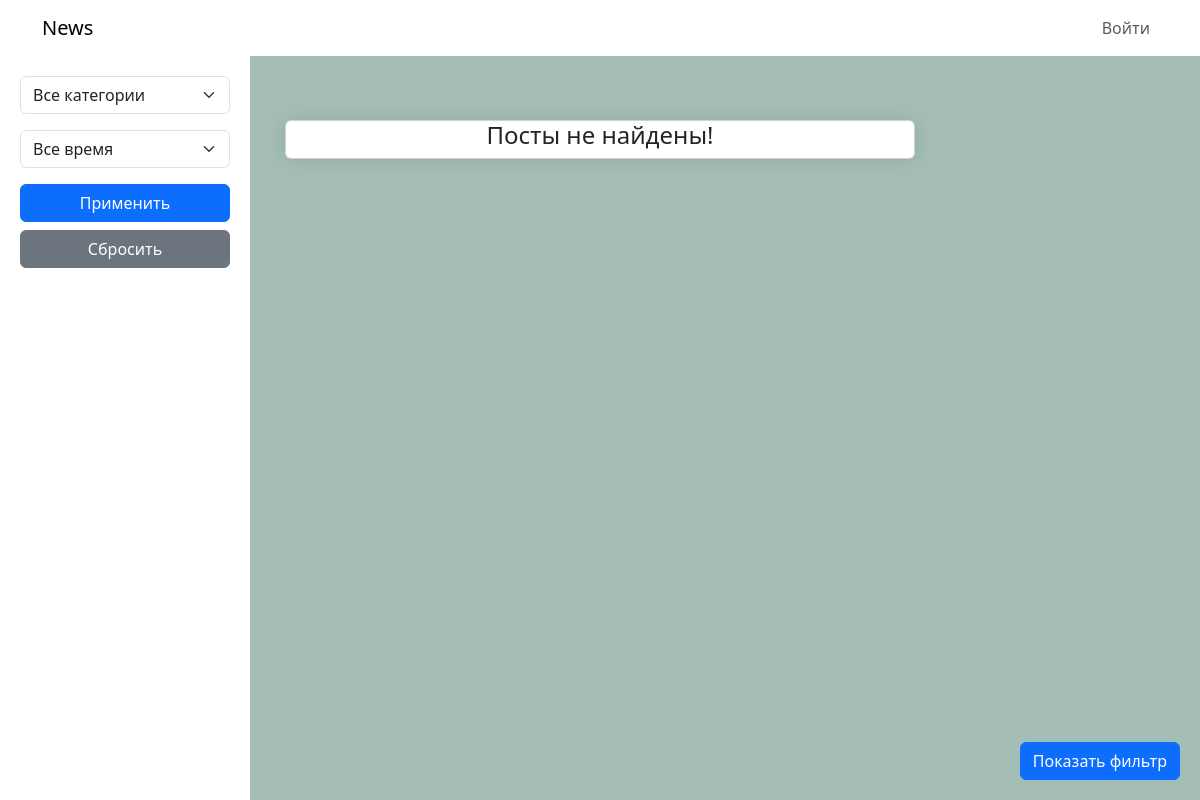
The app's page /, older data.
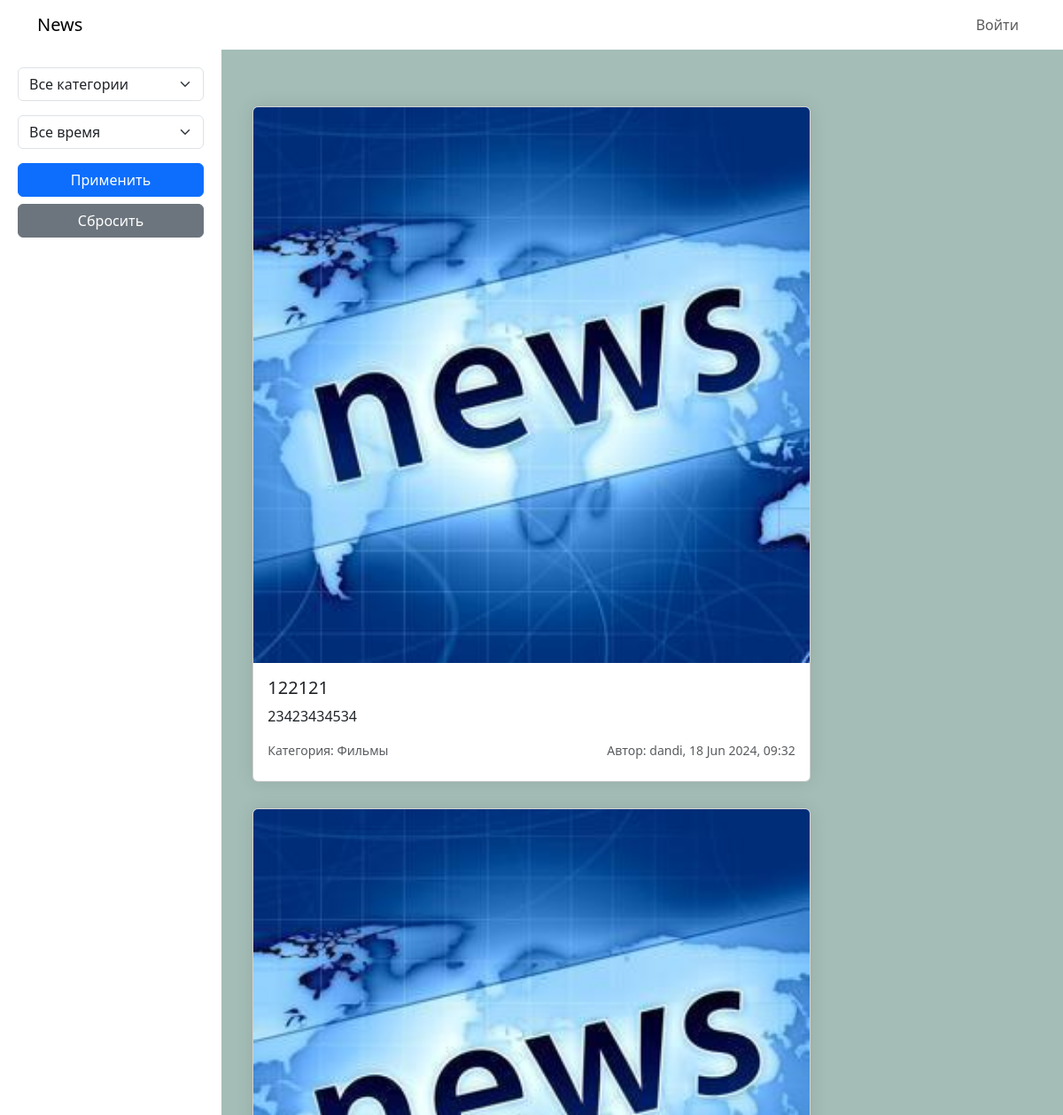
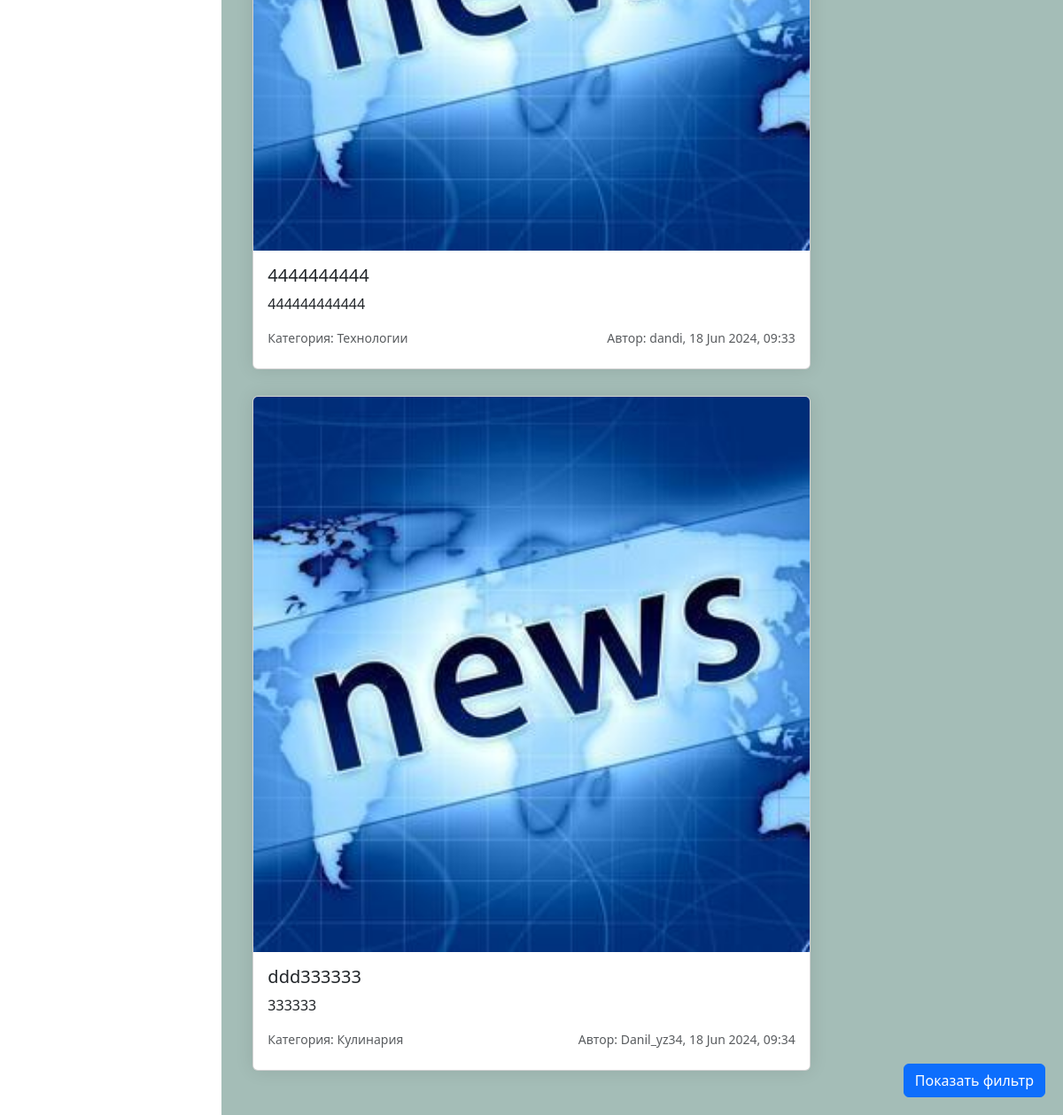
The same page, newer data (2 pictures, top to bottom).
### news/models.py (models this page shows, shortened)
class Post(models.Model):
    title = models.CharField(max_length=255,null=False)
    imagefile = models.ImageField(upload_to="post_images", default="default_news.jpg")
    description = models.TextField(null=False, blank=False)
    post = models.TextField(null=False, blank=False)
    created_at =  models.DateTimeField(auto_now_add=True)
    category = models.ForeignKey(Category, on_delete=models.PROTECT)
    user = models.ForeignKey(User, on_delete=models.CASCADE)

class Category(models.Model):
    name = models.CharField(max_length=255)

### news/views.py (the view)
# urls.py: path('',home, name='home'),
def home(request):
    queryset = Post.objects.all()
    filter = PostFilter(request.GET, queryset=queryset)
    queryset = filter.qs
    return render(request, "home.html", {'filter': filter, 'title': 'Главная страница'})

### templates/home.html (shortened to what this page needs)
{% extends "base.html" %}
{% load static %}
{% block content %}
<div class="sidebar" id="sidebar">
    <div class="sidebar-brand">Фильтр</div>
    <form method="get" class="filter-form">
        <div class="mb-3">
            <select name="category" id="id_category" , class="form-select">
                <option value="">Все категории</option>
            </select>
        </div>
        <div class="mb-3">
            <select name="ordering" id="id_ordering" class="form-select">
                <option value="">Все время</option>
            </select>
        </div>
        <div class="d-grid gap-2 mb-5">
            <button class="btn btn-primary" type="submit">Применить</button>
            <a class="btn btn-secondary" href="{% url 'home' %}">Сбросить</a>
        </div>
    </form>
</div>
<div class="row justify-content-center">
    <div class="col-md-10">
        {% if filter.qs %}
        {% for post in filter.qs %}
        <a href="{% url 'post' post.id %}" style="text-decoration: none;color: #666;">
            <div class="card news-card">
                <img src="{{post.imagefile.url}}" class="card-img-top" alt="...">
                <div class="card-body">
                    <h5 class="card-title">{{post.title}}</h5>
                    <p class="card-text">{{post.description}}</p>
                    <p class="card-text d-flex mb-2">
                        <small class="text-muted">Категория: {{post.category.name}}</small>
                        <small class="ms-auto text-muted">
                            Автор: {{post.user}}, {{post.created_at|date:"d M Y, H:i"}}
                        </small>
                    </p>
                </div>
            </div>
        </a>
        {% endfor %}
        {% else %}
        <div class="card news-card">
            <h4 class="text-center"> Посты не найдены! </h4>
        </div>
        {% endif %}
    </div>
</div>
<button class="btn btn-primary filter-btn" id="filterButton">Показать фильтр</button>
{% endblock content %}

Row changes from the older to the newer data that the page shows:
added Post: imagefile (placeholder picture), title "122121", description "23423434534", category.name "Фильмы", user "dandi", created_at "18 Jun 2024, 09:32"
added Post: imagefile (placeholder picture), title "4444444444", description "444444444444", category.name "Технологии", user "dandi", created_at "18 Jun 2024, 09:33"
added Post: imagefile (placeholder picture), title "ddd333333", description "333333", category.name "Кулинария", user "Danil_yz34", created_at "18 Jun 2024, 09:34"
Text that changed along with them:
text no longer shown: "Посты не найдены!"
